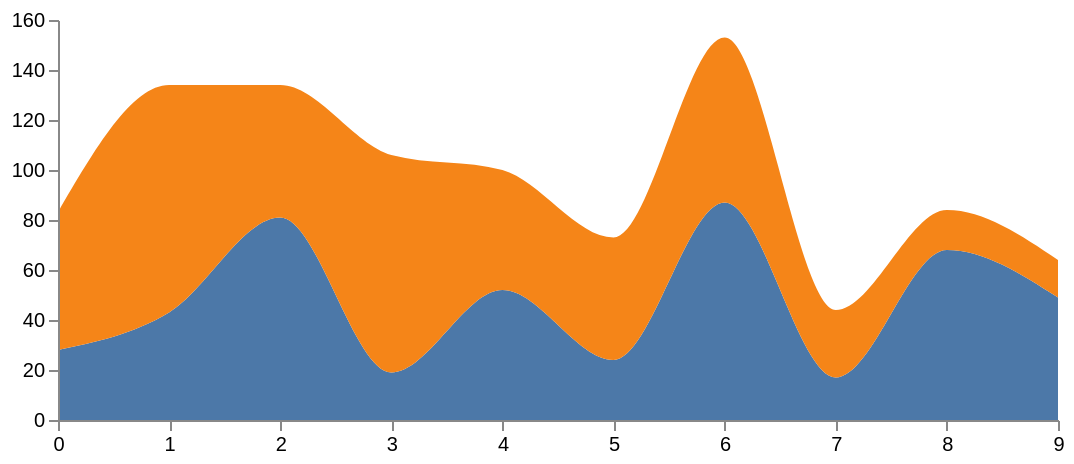

The Vega-Lite source for this figure:
### Vega specification from a JSON file in a GitHub repository (floating-point values rounded to 4 significant figures)
{"$schema": "https://vega.github.io/schema/vega/v3.0.json", "width": 500, "height": 200, "padding": 5, "data": [{"name": "table", "values": [{"x": 0, "y": 28, "c": 0}, {"x": 0, "y": 55, "c": 1}, {"x": 1, "y": 43, "c": 0}, {"x": 1, "y": 91, "c": 1}, {"x": 2, "y": 81, "c": 0}, {"x": 2, "y": 53, "c": 1}, {"x": 3, "y": 19, "c": 0}, {"x": 3, "y": 87, "c": 1}, {"x": 4, "y": 52, "c": 0}, {"x": 4, "y": 48, "c": 1}, {"x": 5, "y": 24, "c": 0}, {"x": 5, "y": 49, "c": 1}, {"x": 6, "y": 87, "c": 0}, {"x": 6, "y": 66, "c": 1}, {"x": 7, "y": 17, "c": 0}, {"x": 7, "y": 27, "c": 1}, {"x": 8, "y": 68, "c": 0}, {"x": 8, "y": 16, "c": 1}, {"x": 9, "y": 49, "c": 0}, {"x": 9, "y": 15, "c": 1}], "transform": [{"type": "stack", "groupby": ["x"], "sort": {"field": "c"}, "field": "y"}]}, {"name": "stats", "source": "table", "transform": [{"type": "aggregate", "groupby": ["x"], "fields": ["y"], "ops": ["sum"]}]}], "scales": [{"name": "x", "type": "point", "range": "width", "domain": {"data": "table", "field": "x"}}, {"name": "y", "type": "linear", "range": "height", "nice": true, "zero": true, "domain": {"data": "stats", "field": "sum_y"}}, {"name": "color", "type": "ordinal", "range": "category", "domain": {"data": "table", "field": "c"}}], "axes": [{"orient": "bottom", "scale": "x", "zindex": 1}, {"orient": "left", "scale": "y", "zindex": 1}], "marks": [{"type": "group", "from": {"facet": {"name": "series", "data": "table", "groupby": "c"}}, "marks": [{"type": "area", "from": {"data": "series"}, "encode": {"enter": {"interpolate": {"value": "monotone"}, "x": {"scale": "x", "field": "x"}, "y": {"scale": "y", "field": "y0"}, "y2": {"scale": "y", "field": "y1"}, "fill": {"scale": "color", "field": "c"}}, "update": {"fillOpacity": {"value": 1}}, "hover": {"fillOpacity": {"value": 0.5}}}}]}]}
